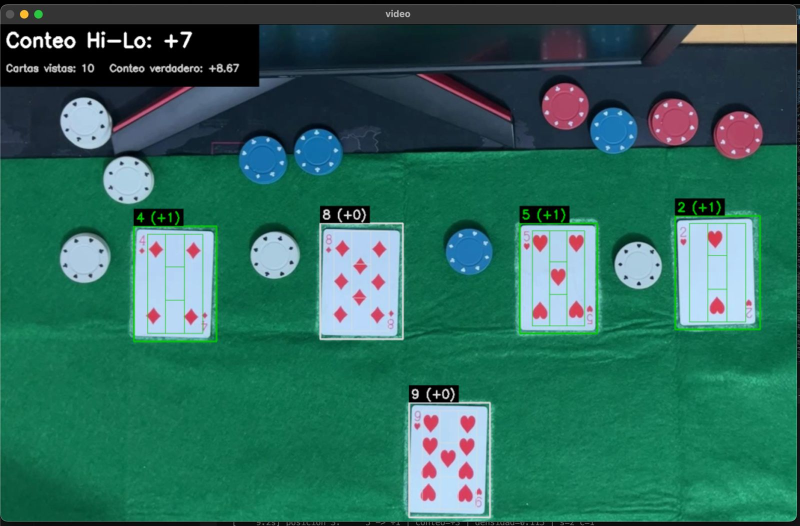
#> input picture WhatsApp Image 2026-09-22 at 12.33.57.jpeg, 1600 x 1052 px (shown at 1/2 size)
$ python -i main_blackjack.py   (imports and definitions only)
#> lines starting #> are read from the running program, lines starting #| are printed output that depends on the picture
### comun.py
import os
import cv2
import numpy as np

VIDEO_ORIGINAL = 'video_n1.MOV'
VIDEO_ESTABILIZADO = 'video_estabilizado.mp4'
USAR_ESTABILIZADO = True
RUTA_CARTAS_PKL = 'cartas.pkl'
RUTA_MESA_VACIA = 'mesa_vacia.png'

MARGEN_X = 0.17
MARGEN_Y = 0.07
CORTE_COLUMNAS = (0.33, 0.67)
CORTE_FILAS = (0.33, 0.67)

ANCHO_CANON = 300
ALTO_CANON = 400

UMBRAL_DIFERENCIA = 30


# [4 lines left out: function ruta_video, not called in this run]


def recortar(img, zona):
    x, y, w, h = zona
    return img[y:y + h, x:x + w]


def zonas_de_carta(carta):
#> called with carta = (0, 0, 300, 400)
    x, y, w, h = carta
    mx, my = int(w * MARGEN_X), int(h * MARGEN_Y)
    ix, iy, iw, ih = x + mx, y + my, w - 2 * mx, h - 2 * my
    c1, c2 = ix + int(iw * CORTE_COLUMNAS[0]), ix + int(iw * CORTE_COLUMNAS[1])
    f1, f2 = iy + int(ih * CORTE_FILAS[0]), iy + int(ih * CORTE_FILAS[1])
    fin_x, fin_y = ix + iw, iy + ih
    zonas = {'interior': (ix, iy, iw, ih)}
    for nombre, (x0, x1) in (('izquierda', (ix, c1)), ('centro', (c1, c2)), ('derecha', (c2, fin_x))):
        zonas[nombre] = (x0, iy, x1 - x0, ih)
        for fila, (y0, y1) in (('arriba', (iy, f1)), ('medio', (f1, f2)), ('abajo', (f2, fin_y))):
            zonas[f'{nombre}_{fila}'] = (x0, y0, x1 - x0, y1 - y0)
    return zonas


# [21 lines left out: functions desfase_exposicion, fraccion_cambio, dibujar_cuadricula, not called in this run]

### main_blackjack.py
import os
import cv2
import pickle
import numpy as np
from collections import Counter

from comun import (ruta_video, recortar, zonas_de_carta, fraccion_cambio, desfase_exposicion,
                   RUTA_CARTAS_PKL, RUTA_MESA_VACIA, ANCHO_CANON, ALTO_CANON)

RUTA_SALIDA_VIDEO = 'video_procesado.mp4'
CARPETA_DETECTADAS = 'cartas_detectadas'
MAX_ANCHO_VENTANA = 1200
MAX_ALTO_VENTANA = 700
MARGEN_BORDE = 3

UMBRAL_FIGURA = 0.36
CORTE_LATERAL_VACIO = 0.30
CENTRO_SOBRE_LATERAL = 0.5
CENTRO_SOLO_MEDIO = 2.0
CENTRO_SIN_MEDIO = 0.5
CORTE_MEDIO_EXTREMOS = 0.5
CORTE_COBERTURA = 0.72
FILAS_MIN_TINTA = 3
FIGURA_MIN_CENTRO = 3.0
FIGURA_MIN_RAZON = 1.38
FIGURA_CENTRO_CON_RAZON = 2.2

UMBRAL_MOVIMIENTO = 8.0
FRACCION_CAMBIO_CARTA = 0.30
FRACCION_CAMBIO_CUADRANTE = 0.35
COBERTURA_MAX_CENTRO_SOLO = 0.85
FRACCION_CAMBIO_VACIO = 0.05
FRAMES_ESTABLE = 12
FRAMES_VACIO = 30
NIVEL_CAMBIO_PIXEL = 25.0
FRACCION_CAMBIO_HUELLA = 0.03
SEGUNDOS_CAMBIO = 1.5
ACUERDO_MINIMO = 0.7
NUM_MAZOS = 1

PATRONES = {
    (2, 0): '4', (2, 1): '5',
    (3, 0): '6', (3, 1): '7', (3, 2): '8',
    (4, 1): '9', (4, 2): '10',
}
CENTRO_VALIDO = {2: (0, 1), 3: (0, 1, 2), 4: (1, 2)}
ZONAS_CANON = zonas_de_carta((0, 0, ANCHO_CANON, ALTO_CANON))


def densidad(img_bin):
    return cv2.countNonZero(img_bin) / img_bin.size if img_bin.size else 0.0


# [23 lines left out: functions aplicar_pipeline, ajustar_a_carta, not called in this run]


def carta_cortada(carta, ancho, alto):
    x, y, w, h = carta
    return x <= MARGEN_BORDE or y <= MARGEN_BORDE or x + w >= ancho - MARGEN_BORDE or y + h >= alto - MARGEN_BORDE


# [38 lines left out: functions vistas_blanco_negro, pegar_carta, mostrar, valor_hilo, columna_lateral, not called in this run]


def clasificar(imgDil):
    z = ZONAS_CANON
    info = {'densidad': densidad(recortar(imgDil, z['interior']))}

    if info['densidad'] >= UMBRAL_FIGURA:
        info['regla'] = 'densidad total'
        return 'J/Q/K', info

    tinta_izq, razon_izq, cob_izq = columna_lateral(imgDil, 'izquierda')
    tinta_der, razon_der, cob_der = columna_lateral(imgDil, 'derecha')
    razon = (razon_izq + razon_der) / 2
    cobertura_lateral = (cob_izq + cob_der) / 2
    tinta_centro = cv2.countNonZero(recortar(imgDil, z['centro']))

    if cobertura_lateral < CORTE_LATERAL_VACIO and tinta_centro >= CENTRO_SOBRE_LATERAL * (tinta_izq + tinta_der):
        arriba = cv2.countNonZero(recortar(imgDil, z['centro_arriba']))
        medio = cv2.countNonZero(recortar(imgDil, z['centro_medio']))
        abajo = cv2.countNonZero(recortar(imgDil, z['centro_abajo']))
        columna = recortar(imgDil, z['centro'])
        cobertura = float(((columna > 0).sum(axis=1) >= FILAS_MIN_TINTA).mean())
        razon_centro = medio / max(1.0, (arriba + abajo) / 2)
        info.update({'razon_centro': razon_centro, 'cobertura': cobertura,
                     'cobertura_lateral': cobertura_lateral})
        if arriba + medio + abajo == 0 or cobertura > COBERTURA_MAX_CENTRO_SOLO:
            info['regla'] = 'columna central sin simbolos claros'
            return None, info
        info['regla'] = f'columna central, medio/extremos={razon_centro:.2f}'
        if razon_centro >= CENTRO_SOLO_MEDIO:
            return 'A', info
        if razon_centro <= CENTRO_SIN_MEDIO:
            return '2', info
        return '3', info

    if razon < CORTE_MEDIO_EXTREMOS:
        s = 2
    elif cobertura_lateral < CORTE_COBERTURA:
        s = 3
    else:
        s = 4

    c_est = tinta_centro / max(1.0, (tinta_izq + tinta_der) / 2) * s
    info.update({'s': s, 'c': c_est, 'razon': razon, 'cobertura': cobertura_lateral})

    if c_est >= FIGURA_MIN_CENTRO or (razon >= FIGURA_MIN_RAZON and c_est >= FIGURA_CENTRO_CON_RAZON):
        info['regla'] = 'cuadricula (centro y laterales llenos)'
        return 'J/Q/K', info

    c = min(CENTRO_VALIDO[s], key=lambda v: abs(v - c_est))
    info['regla'] = f's={s} c={c}'
    return PATRONES[(s, c)], info


class Ranura:
    # [255 lines left out: functions __init__, movimiento, zona_cambiada, revisar, registrar_vacio, votar and 6 more, not called in this run]


# [2 lines not run here, left out]

>>> import cv2
>>> picture = cv2.imread('WhatsApp Image 2026-09-22 at 12.33.57.jpeg', cv2.IMREAD_GRAYSCALE)
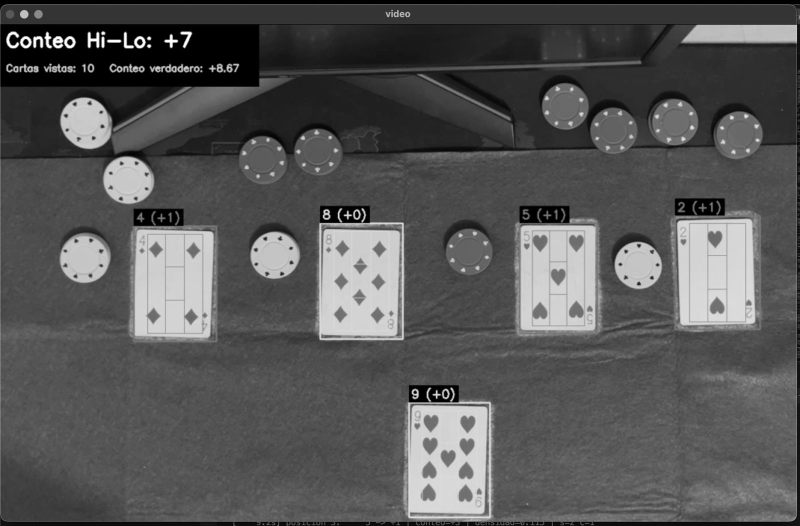
#> picture: shape (1052, 1600) (shown at 1/2 size); min 0, max 255, mean 85.6
>>> result = clasificar(picture)
#> in recortar, `return img[y:y + h, x:x + w]`:
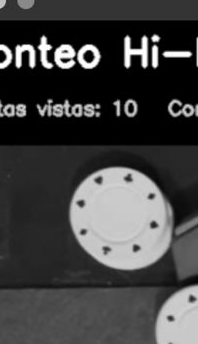
#> returned value: shape (344, 198); min 0, max 255, mean 65.1
#> in clasificar, `info = {'densidad': densidad(recortar(imgDil, z['interior']))}`: info = {'densidad': 0.775}
